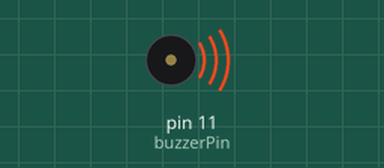
Recording of a sketch running on a simulated Arduino Uno, built with avr-gcc and run on an emulated ATmega328P. Parts: buzzer (waves = sounding).

Above: at 0.1 s.
At 53.4 s:
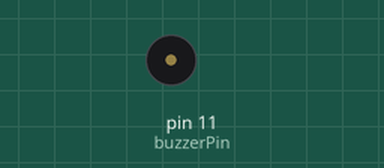
Timing chart, 0 to 54.9 s (numbered marks = the images above):
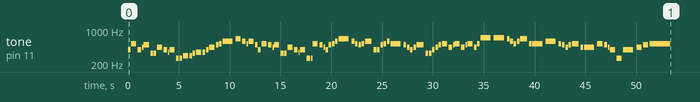

The sketch:

h.ino
```cpp
#include "pitches.h"

int buzzerPin = 11;

int melody[] = {
  NOTE_G4, NOTE_C5, NOTE_G4, NOTE_A4, NOTE_B4, NOTE_E4, NOTE_E4,
  NOTE_A4, NOTE_G4, NOTE_F4, NOTE_G4, NOTE_C4, NOTE_C4,
  NOTE_D4, NOTE_D4, NOTE_E4, NOTE_F4, NOTE_F4, NOTE_G4, NOTE_A4, NOTE_B4, NOTE_C5, NOTE_D5,
  NOTE_E5, NOTE_D5, NOTE_C5, NOTE_D5, NOTE_B4, NOTE_G4,
  NOTE_C5, NOTE_B4, NOTE_A4, NOTE_B4, NOTE_E4, NOTE_E4,
  NOTE_A4, NOTE_G4, NOTE_F4, NOTE_G4, NOTE_C4, NOTE_C4,
  NOTE_C5, NOTE_B4, NOTE_A4, NOTE_G4, NOTE_B4, NOTE_C5, NOTE_D5,
  NOTE_E5, NOTE_D5, NOTE_C5, NOTE_B4, NOTE_C5, NOTE_D5, NOTE_G4, NOTE_G4, NOTE_B4, NOTE_C5, NOTE_D5,
  NOTE_C5, NOTE_B4, NOTE_A4, NOTE_G4, NOTE_A4, NOTE_B4, NOTE_E4, NOTE_E4, NOTE_G4, NOTE_A4, NOTE_B4,
  NOTE_C5, NOTE_A4, NOTE_B4, NOTE_C5, NOTE_A4, NOTE_B4, NOTE_C5, NOTE_A4, NOTE_C5, NOTE_F5,
  NOTE_F5, NOTE_E5, NOTE_D5, NOTE_C5, NOTE_D5, NOTE_E5, NOTE_C5, NOTE_C5,
  NOTE_D5, NOTE_C5, NOTE_B4, NOTE_A4, NOTE_B4, NOTE_C5, NOTE_A4, NOTE_A4,
  NOTE_C5, NOTE_B4, NOTE_A4, NOTE_G4, NOTE_C4, NOTE_G4, NOTE_A4, NOTE_B4, NOTE_C5
};

int noteDurations[] = {
  8, 4, 6, 16, 4, 8, 8,
  4, 6, 16, 4, 8, 8,
  4, 8, 8, 4, 8, 8, 4, 8, 8, 2,
  4, 6, 16, 4, 8, 8,
  4, 6, 16, 4, 8, 8,
  4, 6, 16, 4, 6, 16,
  4, 6, 16, 8, 8, 8, 8,
  2, 8, 8, 8, 8, 3, 8, 8, 8, 8, 8,
  2, 8, 8, 8, 8, 3, 8, 8, 8, 8, 8,
  4, 6, 16, 4, 6, 16, 4, 8, 8, 2,
  2, 8, 8, 8, 8, 3, 8, 2,
  2, 8, 8, 8, 8, 3, 8, 2,
  4, 6, 16, 4, 4, 2, 4, 4, 1
};

void setup() {
  for (int thisNote = 0; thisNote < sizeof(melody) / 2; thisNote++) {
    int noteDuration = 2000 / noteDurations[thisNote];
    tone(buzzerPin, melody[thisNote], noteDuration);
    int pauseBetweenNotes = noteDuration * 1.30;
    delay(pauseBetweenNotes);
    noTone(buzzerPin);
  }
}

void loop() {

}
```
